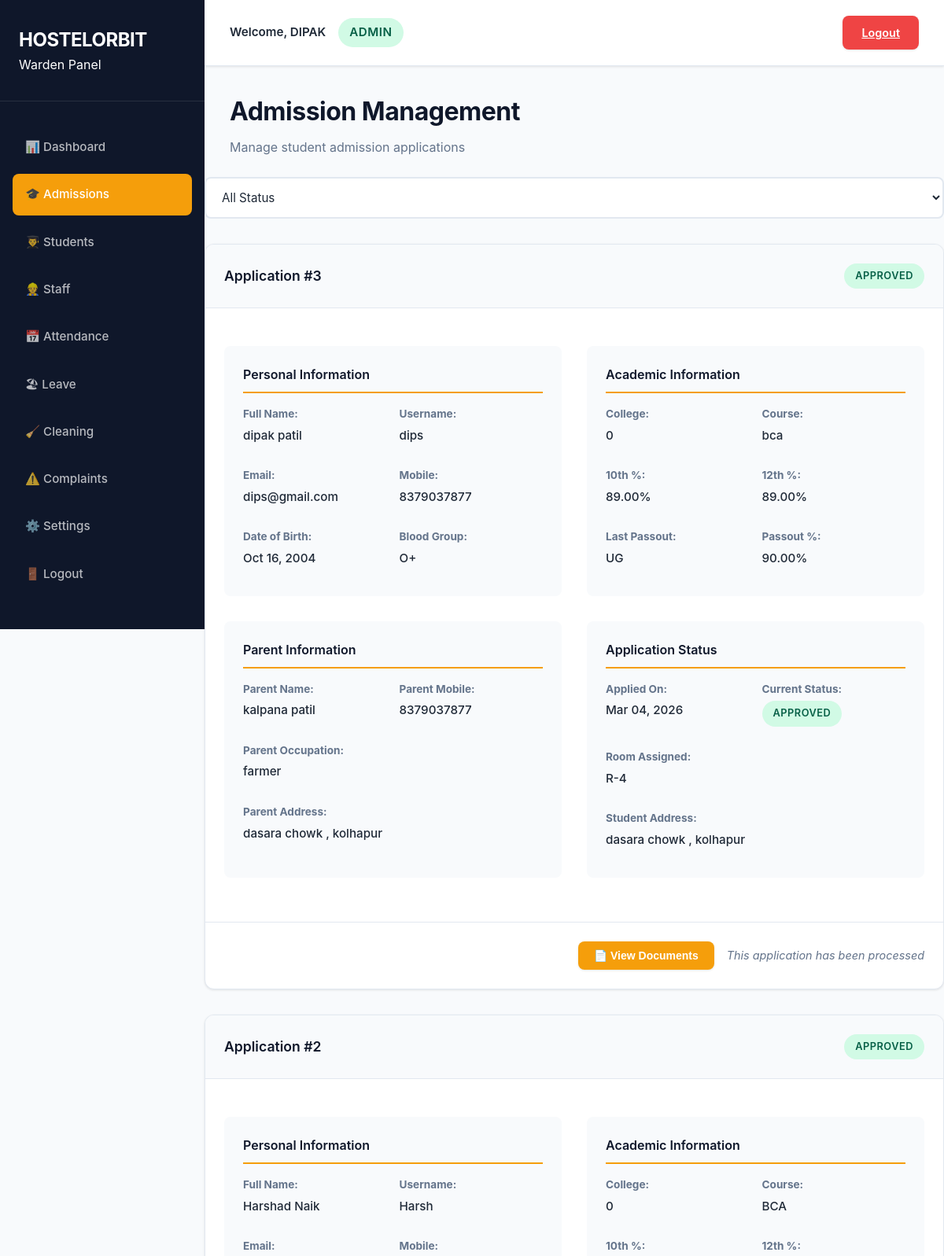
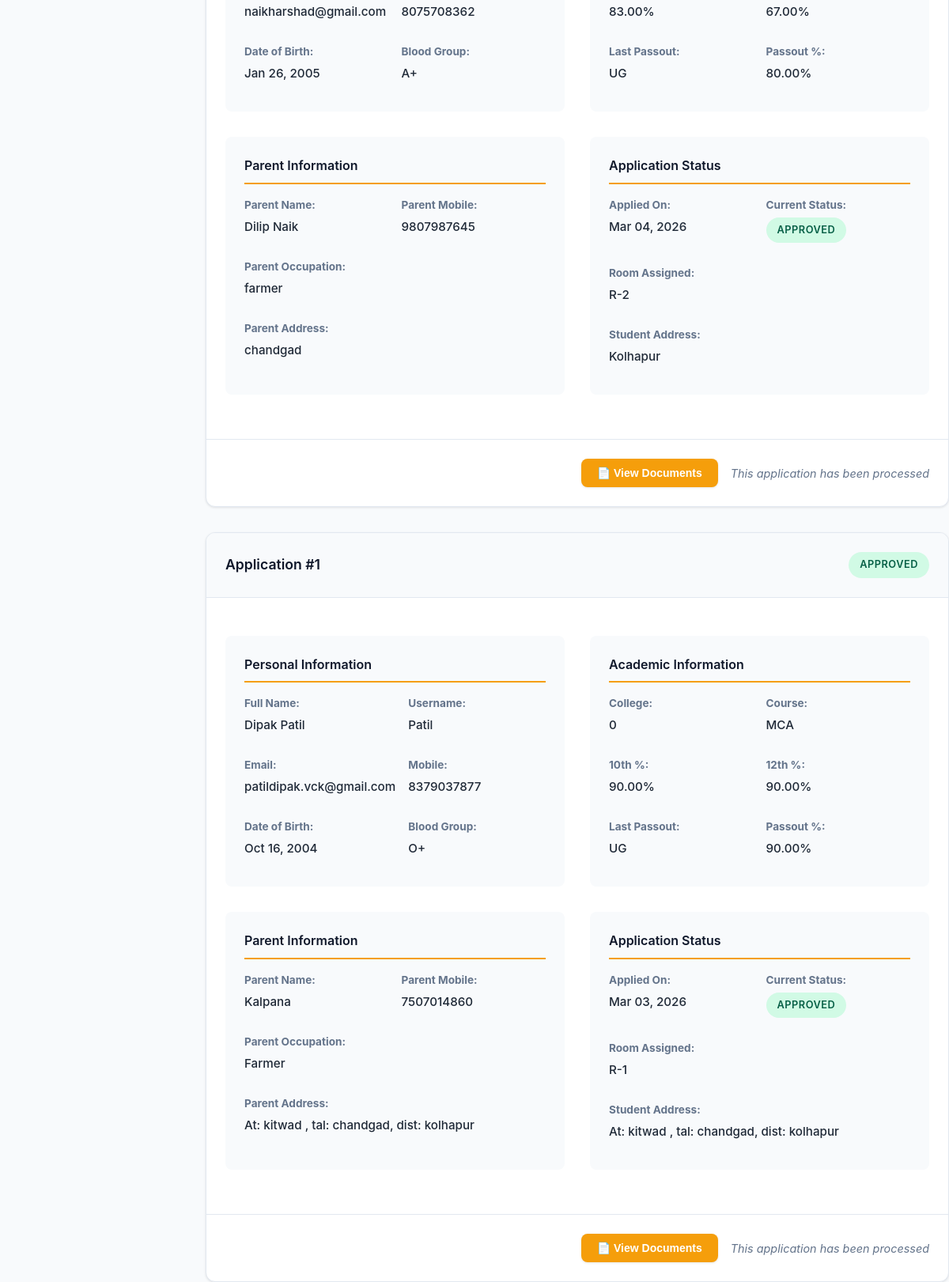
Page /admin/admissions.php (signed in) on the committed database (2 pictures, top to bottom).
### tables this page shows
CREATE TABLE `admission_applications` (
  `id` int(11) NOT NULL,
  `user_id` int(11) DEFAULT NULL,
  `full_name` varchar(100) NOT NULL,
  `dob` date NOT NULL,
  `blood_group` varchar(5) NOT NULL,
  `mobile` varchar(15) NOT NULL,
  `address` text NOT NULL,
  `last_passout` varchar(20) NOT NULL,
  `last_passout_percentage` decimal(5,2) NOT NULL,
  `college_id` int(11) NOT NULL,
  `course_name` varchar(100) NOT NULL,
  `percentage_12th` decimal(5,2) NOT NULL,
  `percentage_10th` decimal(5,2) NOT NULL,
  `parent_name` varchar(100) NOT NULL,
  `parent_mobile` varchar(15) NOT NULL,
  `parent_occupation` varchar(100) DEFAULT NULL,
  `parent_address` text DEFAULT NULL,
  `status` enum('pending','approved','rejected') DEFAULT 'pending',
  `created_at` timestamp NULL DEFAULT current_timestamp()
);

CREATE TABLE `users` (
  `id` int(11) NOT NULL,
  `username` varchar(50) NOT NULL,
  `email` varchar(100) NOT NULL,
  `password` varchar(255) NOT NULL,
  `role` enum('admin','student','staff') NOT NULL,
  `status` enum('active','inactive','pending') DEFAULT 'pending',
  `created_at` timestamp NULL DEFAULT current_timestamp()
);

CREATE TABLE `student_details` (
  `id` int(11) NOT NULL,
  `user_id` int(11) NOT NULL,
  `application_id` int(11) DEFAULT NULL,
  `room_number` varchar(20) DEFAULT NULL,
  `admission_date` date DEFAULT NULL,
  `status` enum('active','inactive') DEFAULT 'active'
);

### admin/admissions.php (the view, shortened to what this page needs)
<?php
require_once "../config/db.php";
$conditions = ['params' => [], 'sql' => ''];
$sql = "SELECT a.*, u.username, u.email, sd.room_number as assigned_room FROM admission_applications a LEFT JOIN users u ON a.user_id = u.id LEFT JOIN student_details sd ON a.user_id = sd.user_id {$conditions['sql']} ORDER BY a.created_at DESC";
$stmt = $pdo->prepare($sql);
$stmt->execute($conditions['params']);
$applications = $stmt->fetchAll(PDO::FETCH_ASSOC);
include 'includes/header.php';
?>
<div class="dashboard-header">
    <h1>Admission Management</h1>
    <p>Manage student admission applications</p>
</div>
<div class="filter-section">
    <div class="form-group">
        <select onchange="location.href='?status='+this.value">
            <option value="">All Status</option>
        </select>
    </div>
</div>
<div class="applications-grid">
    <?php foreach ($applications as $app): ?>
    <div class="application-card">
        <div class="card-header">
            <h3>Application #<?php echo $app['id']; ?></h3>
            <span class="status-badge <?php echo $app['status']; ?>"><?php echo ucfirst($app['status']); ?></span>
        </div>
        <div class="application-content">
            <div class="info-row">
                <div class="info-section">
                    <h4>Personal Information</h4>
                    <div class="info-grid">
                        <div class="info-item">
                            <strong>Full Name:</strong>
                            <p><?php echo htmlspecialchars($app['full_name']); ?></p>
                        </div>
                        <div class="info-item">
                            <strong>Username:</strong>
                            <p><?php echo htmlspecialchars($app['username']); ?></p>
                        </div>
                        <div class="info-item">
                            <strong>Email:</strong>
                            <p><?php echo htmlspecialchars($app['email']); ?></p>
                        </div>
                        <div class="info-item">
                            <strong>Mobile:</strong>
                            <p><?php echo htmlspecialchars($app['mobile']); ?></p>
                        </div>
                        <div class="info-item">
                            <strong>Date of Birth:</strong>
                            <p><?php echo date('M d, Y', strtotime($app['dob'])); ?></p>
                        </div>
                        <div class="info-item">
                            <strong>Blood Group:</strong>
                            <p><?php echo htmlspecialchars($app['blood_group']); ?></p>
                        </div>
                    </div>
                </div>
                <div class="info-section">
                    <h4>Academic Information</h4>
                    <div class="info-grid">
                        <div class="info-item">
                            <strong>College:</strong>
                            <p><?php echo htmlspecialchars($app['college_id']); ?></p>
                        </div>
                        <div class="info-item">
                            <strong>Course:</strong>
                            <p><?php echo htmlspecialchars($app['course_name']); ?></p>
                        </div>
                        <div class="info-item">
                            <strong>10th %:</strong>
                            <p><?php echo $app['percentage_10th']; ?>%</p>
                        </div>
                        <div class="info-item">
                            <strong>12th %:</strong>
                            <p><?php echo $app['percentage_12th']; ?>%</p>
                        </div>
                        <div class="info-item">
                            <strong>Last Passout:</strong>
                            <p><?php echo htmlspecialchars($app['last_passout']); ?></p>
                        </div>
                        <div class="info-item">
                            <strong>Passout %:</strong>
                            <p><?php echo $app['last_passout_percentage']; ?>%</p>
                        </div>
                    </div>
                </div>
            </div>
            <div class="info-row">
                <div class="info-section">
                    <h4>Parent Information</h4>
                    <div class="info-grid">
                        <div class="info-item">
                            <strong>Parent Name:</strong>
                            <p><?php echo htmlspecialchars($app['parent_name']); ?></p>
                        </div>
                        <div class="info-item">
                            <strong>Parent Mobile:</strong>
                            <p><?php echo htmlspecialchars($app['parent_mobile']); ?></p>
                        </div>
                        <div class="info-item full-width">
                            <strong>Parent Occupation:</strong>
                            <p><?php echo htmlspecialchars($app['parent_occupation']); ?></p>
                        </div>
                        <div class="info-item full-width">
                            <strong>Parent Address:</strong>
                            <p><?php echo htmlspecialchars($app['parent_address']); ?></p>
                        </div>
                    </div>
                </div>
                <div class="info-section">
                    <h4>Application Status</h4>
                    <div class="info-grid">
                        <div class="info-item">
                            <strong>Applied On:</strong>
                            <p><?php echo date('M d, Y', strtotime($app['created_at'])); ?></p>
                        </div>
                        <div class="info-item">
                            <strong>Current Status:</strong>
                            <span class="status-badge <?php echo $app['status']; ?>"><?php echo ucfirst($app['status']); ?></span>
                        </div>
                        <div class="info-item">
                            <strong>Room Assigned:</strong>
                            <p><?php echo $app['assigned_room'] ? htmlspecialchars($app['assigned_room']) : '-'; ?></p>
                        </div>
                        <div class="info-item full-width">
                            <strong>Student Address:</strong>
                            <p><?php echo htmlspecialchars($app['address']); ?></p>
                        </div>
                    </div>
                </div>
            </div>
        </div>
        <div class="card-actions">
            <button onclick="viewDocuments(<?php echo $app['id']; ?>)" class="btn btn-view">📄 View Documents</button>
            <?php if ($app['status'] == 'pending'): ?>
                <form method="POST">
                    <input type="hidden" name="action" value="approve">
                    <input type="hidden" name="application_id" value="<?php echo $app['id']; ?>">
                    <input type="hidden" name="user_id" value="<?php echo $app['user_id']; ?>">
                    <select name="room_number" class="room-select" required>
                        <option value="">Select Room</option>
                        <?php for ($i = 1; $i <= 70; $i++): ?>
                            <option value="R-<?php echo $i; ?>">Room <?php echo $i; ?></option>
                        <?php endfor; ?>
                    </select>
                    <button type="submit" onclick="return confirm('Approve this application?')" class="btn btn-approve">✓ Approve</button>
                </form>
                <form method="POST">
                    <input type="hidden" name="action" value="reject">
                    <input type="hidden" name="application_id" value="<?php echo $app['id']; ?>">
                    <input type="hidden" name="user_id" value="<?php echo $app['user_id']; ?>">
                    <button type="submit" onclick="return confirm('Reject this application?')" class="btn btn-reject">✗ Reject</button>
                </form>
            <?php else: ?>
                <span class="no-action">This application has been processed</span>
            <?php endif; ?>
        </div>
    </div>
    <?php endforeach; ?>
</div>
<?php include 'includes/footer.php'; ?>

### assets/css/dashboard.css (style rules this page uses)
:root { --primary-color: #0f172a; --secondary-color: #1e293b; --accent-color: #f59e0b; --text-color: #1f2937; --text-secondary: #64748b; --text-light: #94a3b8; --light-bg: #f8fafc; --white: #ffffff; --success: #10b981; --danger: #ef4444; --warning: #f50b0b; --border-color: #e2e8f0; --shadow-sm: 0 1px 3px rgba(0, 0, 0, 0.1); --shadow-md: 0 4px 6px rgba(0, 0, 0, 0.07); --shadow-lg: 0 10px 15px rgba(0, 0, 0, 0.1); --sidebar-width: 260px; }
* { margin: 0; padding: 0; box-sizing: border-box; }
body { font-family: 'Inter', 'Segoe UI', system-ui, -apple-system, sans-serif; color: var(--text-color); line-height: 1.6; background: var(--light-bg); }
.dashboard-header { padding: 2rem 2rem 1.5rem; }
.dashboard-header h1 { font-size: 2rem; font-weight: 700; color: var(--primary-color); margin-bottom: 0.5rem; letter-spacing: -0.5px; }
.dashboard-header p { color: var(--text-secondary); font-size: 1rem; }
.card-header { display: flex; justify-content: space-between; align-items: center; margin-bottom: 1.5rem; padding-bottom: 1rem; border-bottom: 2px solid var(--border-color); }
.status-badge { padding: 0.375rem 0.875rem; border-radius: 20px; font-size: 0.8rem; font-weight: 600; display: inline-block; text-transform: uppercase; letter-spacing: 0.5px; }
.status-badge.approved, .status-badge.active { background: #d1fae5; color: #065f46; }
.btn { padding: 0.625rem 1.25rem; border: none; border-radius: 8px; cursor: pointer; font-weight: 600; transition: all 0.3s ease; font-size: 0.875rem; box-shadow: var(--shadow-sm); }
.btn-view { background: var(--accent-color); color: var(--white); }
.form-group { margin-bottom: 1.5rem; }
.form-group input, .form-group select, .form-group textarea { width: 100%; padding: 0.875rem 1rem; border: 2px solid var(--border-color); border-radius: 8px; font-size: 0.95rem; transition: all 0.3s ease; font-family: inherit; color: var(--text-color); background: var(--white); }
.filter-section { display: flex; gap: 1rem; margin-bottom: 1.5rem; flex-wrap: wrap; }
.filter-section .form-group { margin-bottom: 0; flex: 1; min-width: 200px; }

### admin/admissions.php (style rules this page uses)
.applications-grid { display: grid; grid-template-columns: repeat(auto-fit, minmax(900px, 1fr)); gap: 2rem; margin-top: 2rem; }
.application-card { background: var(--white); border: 1px solid var(--border-color); border-radius: 12px; box-shadow: var(--shadow-sm); overflow: hidden; }
.card-header { background: var(--light-bg); padding: 1.5rem; border-bottom: 1px solid var(--border-color); display: flex; justify-content: space-between; align-items: center; }
.card-header h3 { margin: 0; font-size: 1.1rem; font-weight: 600; color: var(--primary-color); }
.application-content { padding: 1.5rem; }
.info-row { display: grid; grid-template-columns: 1fr 1fr; gap: 2rem; margin-bottom: 2rem; }
.info-section { background: var(--light-bg); padding: 1.5rem; border-radius: 8px; }
.info-section h4 { margin: 0 0 1rem 0; font-size: 1rem; font-weight: 600; color: var(--primary-color); border-bottom: 2px solid var(--accent-color); padding-bottom: 0.5rem; }
.info-grid { display: grid; grid-template-columns: repeat(2, 1fr); gap: 1rem; }
.info-item { margin-bottom: 0.75rem; }
.info-item.full-width { grid-column: 1 / -1; }
.info-item strong { display: block; font-size: 0.85rem; color: var(--text-secondary); margin-bottom: 0.25rem; }
.info-item p { margin: 0; font-size: 0.95rem; font-weight: 500; }
.card-actions { padding: 1.5rem; border-top: 1px solid var(--border-color); display: flex; gap: 1rem; flex-wrap: wrap; justify-content: flex-end; align-items: center; }
.no-action { color: var(--text-secondary); font-style: italic; font-size: 0.9rem; }

### rows in the picture
admission_applications: id "3", status "APPROVED", full_name "dipak patil", user.username "dips", user.email "dips@gmail.com", mobile "8379037877", dob "Oct 16, 2004", blood_group "O+", college "0", course_name "bca", percentage_10th "89.00", percentage_12th "89.00", last_passout "UG", last_passout_percentage "90.00", parent_name "kalpana patil", parent_mobile "8379037877", parent_occupation "farmer", parent_address "dasara chowk , kolhapur", created_at "Mar 04, 2026", student_details.room_number "R-4", address "dasara chowk , kolhapur", shows "This application has been processed"
admission_applications: id "2", status "APPROVED", full_name "Harshad Naik", user.username "Harsh", user.email "naikharshad@gmail.com", mobile "8075708362", dob "Jan 26, 2005", blood_group "A+", college "0", course_name "BCA", percentage_10th "83.00", percentage_12th "67.00", last_passout "UG", last_passout_percentage "80.00", parent_name "Dilip Naik", parent_mobile "9807987645", parent_occupation "farmer", parent_address "chandgad", created_at "Mar 04, 2026", student_details.room_number "R-2", address "Kolhapur", shows "This application has been processed"
admission_applications: id "1", status "APPROVED", full_name "Dipak Patil", user.username "Patil", user.email "patildipak.vck@gmail.com", mobile "8379037877", dob "Oct 16, 2004", blood_group "O+", college "0", course_name "MCA", percentage_10th "90.00", percentage_12th "90.00", last_passout "UG", last_passout_percentage "90.00", parent_name "Kalpana", parent_mobile "7507014860", parent_occupation "Farmer", parent_address "At: kitwad , tal: chandgad, dist: kolhapur", created_at "Mar 03, 2026", student_details.room_number "R-1", address "At: kitwad , tal: chandgad, dist: kolhapur", shows "This application has been processed"

### other values in the picture
$_SESSION['username'] "DIPAK"
